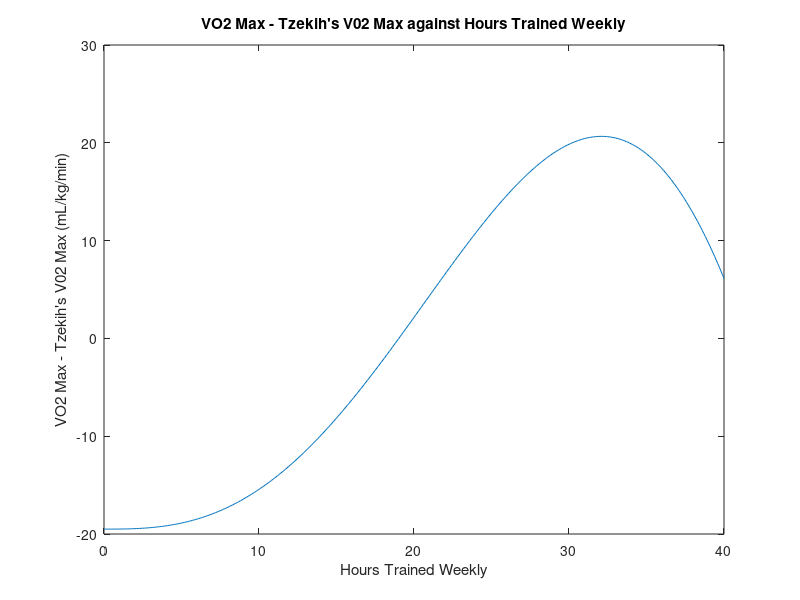

MATLAB code for this plot: (Note: this script raises an error after producing the figure.)
% Harry Choi 32464223
% 30-Apr-2021
% Lab 7 Task 4 Part A
close all; clc; clear
V02max = @(t) 0.1*sin(0.07*t).*t.^1.8+35;

domt = 0:0.1:40;
tV02 = 54.5;
f = @(t) V02max(t)-tV02;
plot(domt,f(domt));
title("VO2 Max - Tzekih's V02 Max against Hours Trained Weekly")
xlabel("Hours Trained Weekly")
ylabel("VO2 Max - Tzekih's V02 Max (mL/kg/min)")
% 15 and 20 hours appear to bracket the root
fprintf('Based on function used, Tzekih trained %g hours',falseposition(f,15,20,1e-4))
% The past method involved finding V02max values of known training times
% (0.5 hours apart) that bracketed Tzekih's V02max then the time which
% produced the closest V02max was taken as the answer.
%
% This method can only be precise to 0.5 hours, where as the
% false position method can be precise to any value (1e-4 in this case)